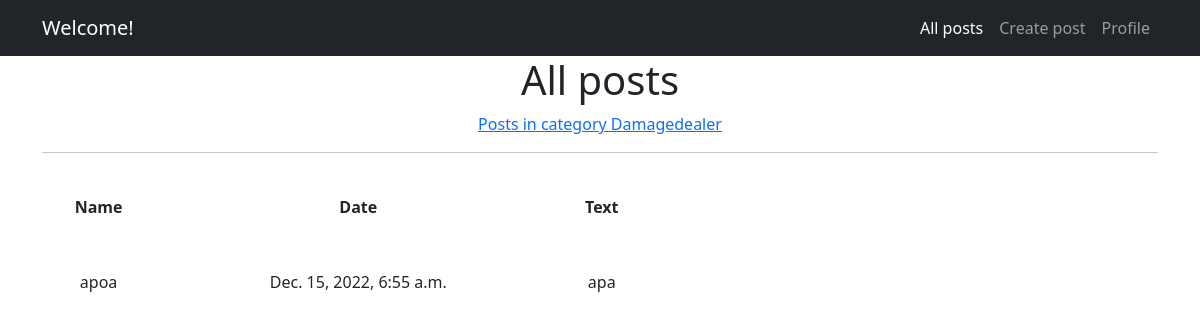
Page /category/3/ on the earlier database version.
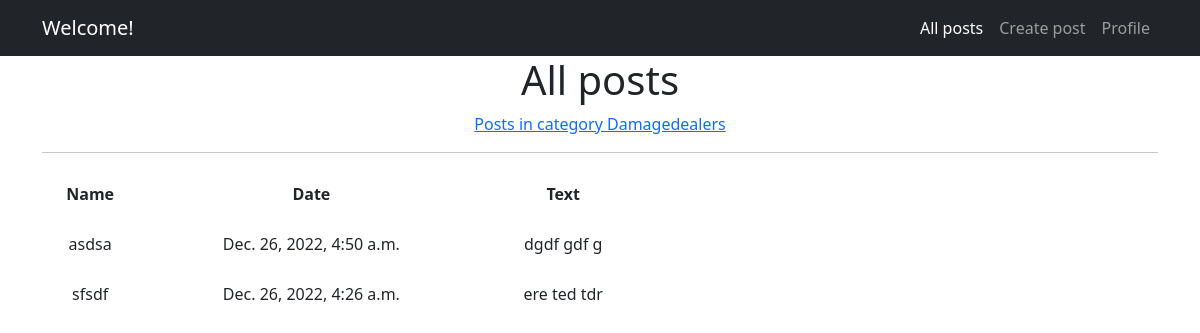
Same page on the later database version.
### board/models.py (models this page shows, shortened)
class Category(models.Model):
    name = models.CharField(max_length=64, unique=True)
    def __str__(self):
        return self.name.title()

class Post(models.Model):
    date = models.DateTimeField(auto_now_add=True)
    header = models.CharField(max_length=64)
    text = models.TextField()
    files = models.FileField(upload_to ='uploads/', null=True, blank=True)
    author = models.ForeignKey(User, null=True, on_delete=models.CASCADE)
    category = models.ForeignKey(Category, on_delete=models.CASCADE,)

### board/views.py (the view)
# urls.py: path('category/<int:pk>/', CategoryListView.as_view(), name='categorylist'),
class CategoryListView(ListView):
    model = Post
    template_name = 'category_list.html'
    context_object_name = 'category_list'
    def get_queryset(self):
        self.category = get_object_or_404(Category, id=self.kwargs['pk'])
        queryset = Post.objects.filter(category=self.category).order_by('-date')
        return queryset
    def get_context_data(self, **kwargs):
        context = super().get_context_data(**kwargs)
        context['category'] = self.category
        return context

### board/templates/category_list.html (shortened to what this page needs)
{% extends 'flatpages/default.html' %}
{% block content %}
    <h1 class="text-center">All posts</h1>
    <a href="/posts/">Posts in category {{ category }}</a>
    <hr>
    {% if category_list %}
        <table style="width:600px; height:150px">
            <tr>
                <td><b>Name</b></td>
                <td><b>Date</b></td>
                <td><b>Text</b></td>
            </tr>
            {% for post in category_list %}
            <tr>
                <td>{{ post.header }}</td>
                <td>{{ post.date }}</td>
                <td>{{ post.text | truncatechars:20 }}</td>
            </tr>
            {% endfor %}
        </table>
    {% else %}
        <h2>No posts</h2>
    {% endif %}
{% endblock content %}

### templates/flatpages/default.html (shortened to what this page needs)
<!DOCTYPE html>
<html lang="en">
    <head>
        {% load static %}
        <link href="{% static 'css/styles.css' %}" rel="stylesheet" />
    </head>
    <body>
        <nav class="navbar navbar-expand-lg navbar-dark bg-dark">
            <div class="container">
                <a class="navbar-brand" href="{% url 'welcome' %}">Welcome!</a>
                <div class="collapse navbar-collapse" id="navbarSupportedContent">
                    <ul class="navbar-nav ms-auto mb-2 mb-lg-0">
                        <li class="nav-item"><a class="nav-link active" aria-current="page" href="{% url 'postlist' %}">All posts</a></li>
                        <li class="nav-item"><a class="nav-link" href="{% url 'postcreate' %}">Create post</a></li>
                        <li class="nav-item"><a class="nav-link" href="{% url 'profilepage' %}">Profile</a></li>
                    </ul>
                </div>
            </div>
        </nav>
    <div class="container">
   <div class="row">
       <div class="col-lg-12 text-center">
           {% block content %}{% endblock content %}
       </div>
   </div>
</div>
    </body>
</html>

Differences in the rows shown:
removed Post: header "ароа", date "Dec. 15, 2022, 6:55 a.m.", text "ара"
changed Category: name "Damagedealer" → "Damagedealers"
added Post: header "asdsa", date "Dec. 26, 2022, 4:50 a.m.", text "dgdf gdf g"
added Post: header "sfsdf", date "Dec. 26, 2022, 4:26 a.m.", text "ere ted tdr"
